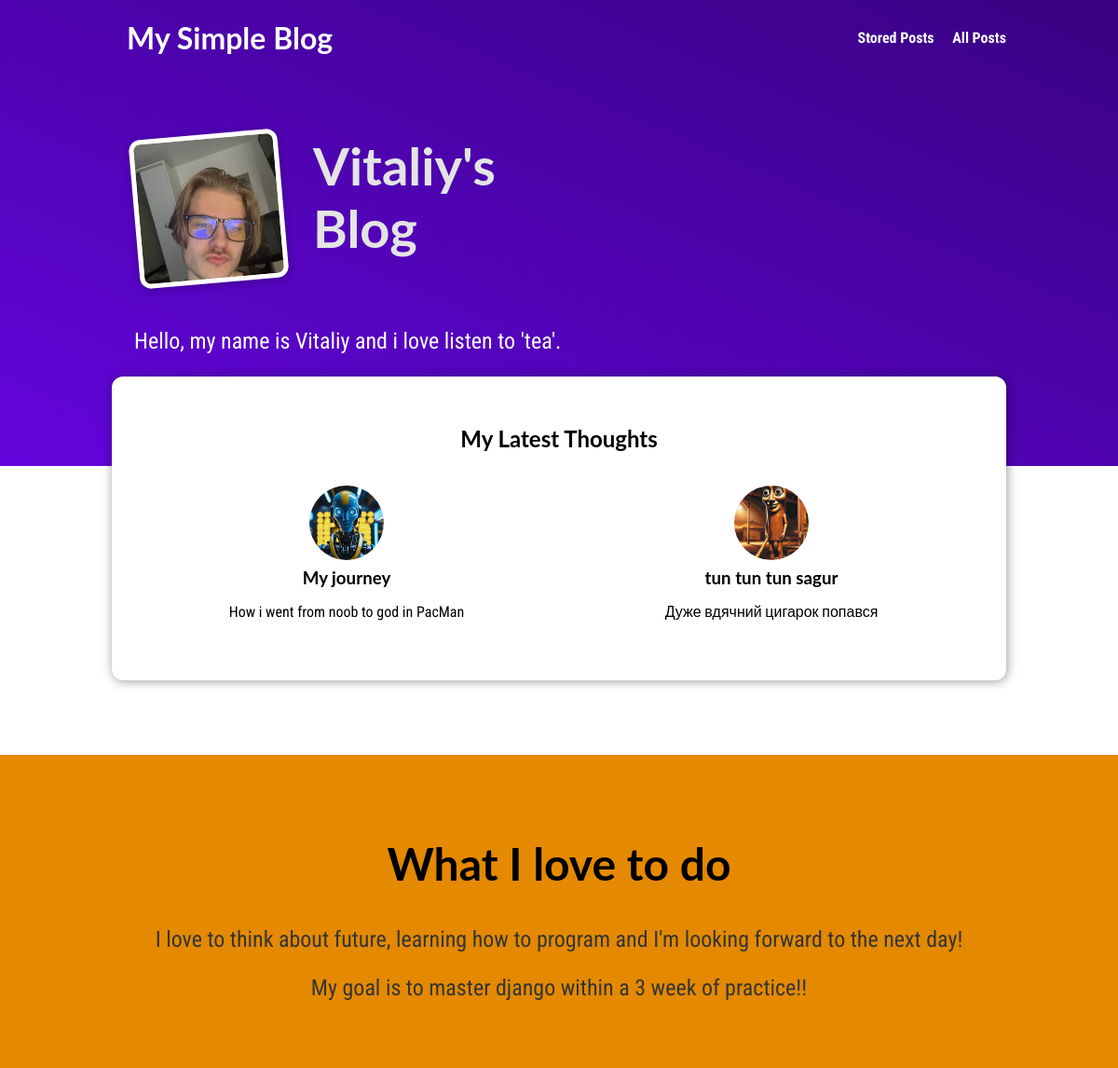
The page / on the database its author committed.
### blog/models.py (models this page shows, shortened)
class Post(models.Model):
    title = models.CharField(max_length=50)
    excerpt = models.CharField(max_length=100)
    image = models.ImageField(upload_to="images", null=True)
    date = models.DateField(auto_now=True)
    author = models.ForeignKey(
        Author, on_delete=models.SET_NULL, related_name="posts", null=True)
    tag = models.ManyToManyField(Tag)
    slug = models.SlugField(unique=True, db_index=True)
    content = models.TextField(validators=[MinLengthValidator(10)])

### blog/views.py (the view)
# urls.py: path("", views.IndexView.as_view(), name="index-page"),
class IndexView(ListView):
    template_name = "blog/index.html"
    model = Post
    ordering = ["-date"]
    context_object_name = "posts"
    def get_queryset(self):
        queryset = super().get_queryset()
        data = queryset[:3]
        return data

### blog/templates/blog/index.html (shortened to what this page needs)
{% extends 'basic.html' %}
{% load static %}
{% block css_files %}
  <link rel="stylesheet" href="{% static 'blog/includes/post.css' %}" />
  <link rel="stylesheet" href="{% static 'blog/index.css' %}" />
{% endblock %}
{% block content %}
  <section id="welcome">
    <header>
      <img src="{% static 'blog/images/author_image.jpg' %}" alt="Vitaliy - The Author Of The Blog" />
      <h2>Vitaliy's Blog</h2>
    </header>
    <p>Hello, my name is Vitaliy and i love listen to 'tea'.</p>
  </section>
  <section id="latest-posts">
    <h2>My Latest Thoughts</h2>
    <ul>
      {% for post in posts %}
        {% include 'blog/includes/post.html' %}
      {% endfor %}
    </ul>
  </section>
  <section id="about">
    <h2>What I love to do</h2>
    <p>I love to think about future, learning how to program and I'm looking forward to the next day!</p>
    <p>My goal is to master django within a 3 week of practice!!</p>
  </section>
{% endblock %}

### blog/templates/blog/includes/post.html
<li>
  <article class="post">
    <a href="{% url 'post-detail-page' post.slug %}">
      <img src="{{ post.image.url }}" alt="{{ post.title }}" />
      <div class="post__content">
        <h3>{{ post.title }}</h3>
        <p>{{ post.excerpt }}</p>
      </div>
    </a>
  </article>
</li>

### static/style.css (style rules this page uses)
* { box-sizing: border-box; }
html { font-family: "Roboto Condensed", sans-serif; }
body { margin: 0; }
h1, h2, h3 { font-family: 'Lato', sans-serif; font-weight: bold; }

### blog/static/blog/includes/post.css (style rules this page uses)
.post { display: flex; flex-direction: column; align-items: center; text-align: center; }
.post a { text-decoration: none; color: black; transition: all 0.2s ease; padding: 1rem; }
.post img { width: 5rem; height: 5rem; object-fit: cover; border-radius: 50%; }
.post h3 { margin: 0.25rem 0; }

### blog/static/blog/index.css (style rules this page uses)
#welcome { background: linear-gradient(to right top, #6305dd, #390281); padding: 6rem 12%; }
#welcome header { display: flex; align-items: flex-start; margin: 3rem auto; }
#welcome img { width: 10rem; height: 10rem; object-fit: cover; object-position: top; border: 5px solid white; border-radius: 12px; background-color: #ffe1bf; transform: rotateZ(-5deg); box-shadow: 0 2px 8px rgba(0, 0, 0, 0.25); }
#welcome h2 { font-size: 3.5rem; margin: 0 0 0 2rem; color: #e4e4e4; width: 10rem; }
#welcome p { color: white; font-size: 1.5rem; }
#latest-posts { background-color: white; padding: 2rem; border-radius: 12px; width: 60rem; margin: -6rem auto 2rem auto; box-shadow: 1px 1px 12px rgba(0, 0, 0, 0.4); }
#latest-posts h2 { text-align: center; }
#latest-posts ul { list-style: none; margin: 0; padding: 0; display: flex; gap: 1rem; }
#latest-posts li { flex: 1; }
#about { text-align: center; padding: 3rem; background-color: #e48900; margin-top: 5rem; }
#about h2 { font-size: 3rem; }
#about p { font-size: 1.5rem; color: #353535; }

### rows shown on the page
Post: image (picture), title "My journey", excerpt "How i went from noob to god in PacMan"
Post: image (picture), title "tun tun tun sagur", excerpt "Дуже вдячний цигарок попався"
